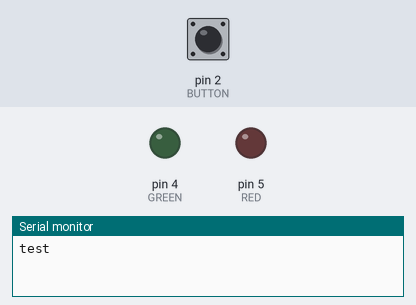
The sketch below on a simulated Arduino Uno, built with avr-gcc and run on an emulated ATmega328P. Parts: output pins drawn as LEDs (lit = HIGH), the last lines printed to the serial monitor. Dashed ring = blinking. Inputs (shaded band) come from the test bench; at power-on: pin 2 (BUTTON) LOW.

Above: at 1.2 s.
1.3 s: pin 2 (BUTTON) pulled HIGH for 0.15 s
At 2.05 s:
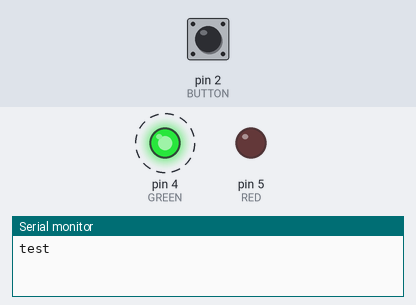
4.4 s: pin 2 (BUTTON) pulled HIGH for 1 s
At 4.7 s:
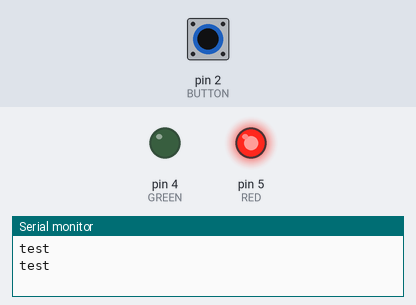
7.4 s: pin 2 (BUTTON) pulled HIGH for 3.2 s
At 14.15 s:
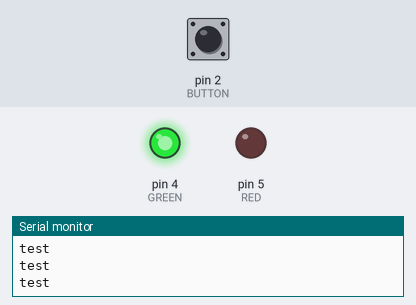
Timing chart, 0 to 18.1 s (numbered marks = the images above; inputs shaded):
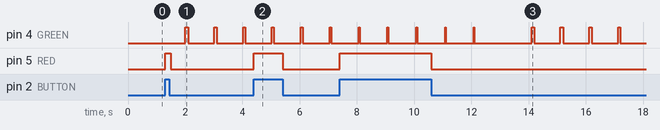

Measured:
- after the input at 1.3 s, pin 5 (RED): LOW → HIGH at once, → LOW 0.20 s later
- after the input at 4.4 s, pin 5 (RED): LOW → HIGH at once, → LOW 1.0 s later
- after the input at 7.4 s, pin 5 (RED): LOW → HIGH at once, → LOW 3.2 s later

The sketch:

exerciselab3.ino
```cpp
/**
 * @file exerciselab3.ino
 * @brief Performs 3 different tasks
 */
/// Generates macros
#define BUTTON 2
#define GREEN 4
#define RED 5

///Timer values
#define TIMER0_VALUE 125
#define TIMER1_VALUE 6250
///Initializes some variables that will be affected by peripherals
volatile int counter = 0;
volatile int timer = 0;

void setup() {
  ///Serial monitor intialized at 9600 baud
  Serial.begin(9600);
  ///initializes the pina
  pinMode(BUTTON, INPUT);
  pinMode(RED, OUTPUT);
  pinMode(GREEN, OUTPUT);
  ///Creates interrupts my manually adjusting registers
  noInterrupts();
  TCCR1A = 0;
  TCCR1B = 0;
  OCR1A = TIMER1_VALUE;
  TCCR1B |= (1<<WGM12);
  TCCR1B |= (1<<CS12);
  TIMSK1 |= (1<<OCIE1A);
  ///Using a second timer for the green blinking
  TCCR0A = 0; /// Zeroes the TCCR0A and TCCRoB registers
  TCCR0B = 0;
  OCR0A = TIMER0_VALUE; /// sets the reset threshold to 125
  TCCR0A |= (1<<WGM01); /// Puts timer0 in CTC mode
  TCCR0B |= (1<<CS02); /// sets the prescalar to 1/1024
  TCCR0B |= (1<<CS00);
  TIMSK0 |= (1<<OCIE0A); /// Creates interrupt
  interrupts();

}

void loop() {
  ///Main task, prints test to serial monitor every 3 seconds
  if (timer%3 == 0){
    Serial.println("test");
    ///Loop to prevent a large number of strings being printed, since timer stays at 0 for one second
    while (true){
      if (timer%3 != 0){
        break;
      }
    }
  }


}

///Isr function to control red led
ISR(TIMER1_COMPA_vect){
  if (digitalRead(BUTTON)){
    digitalWrite(RED, HIGH);
  } else{
    digitalWrite(RED, LOW);
  }
  digitalWrite(GREEN, LOW);
}
///ISR function to control the green led and the string output
ISR(TIMER0_COMPA_vect){
  counter++;
  /// 125*125 = 16M/1024. So when counter goes up by 125, 1 second will have passed
  if (counter == 125){
    digitalWrite(GREEN, HIGH);
    timer++;
    if (timer == 100){
      timer = 0;
    }
    counter  = 0;
  }
}
```
